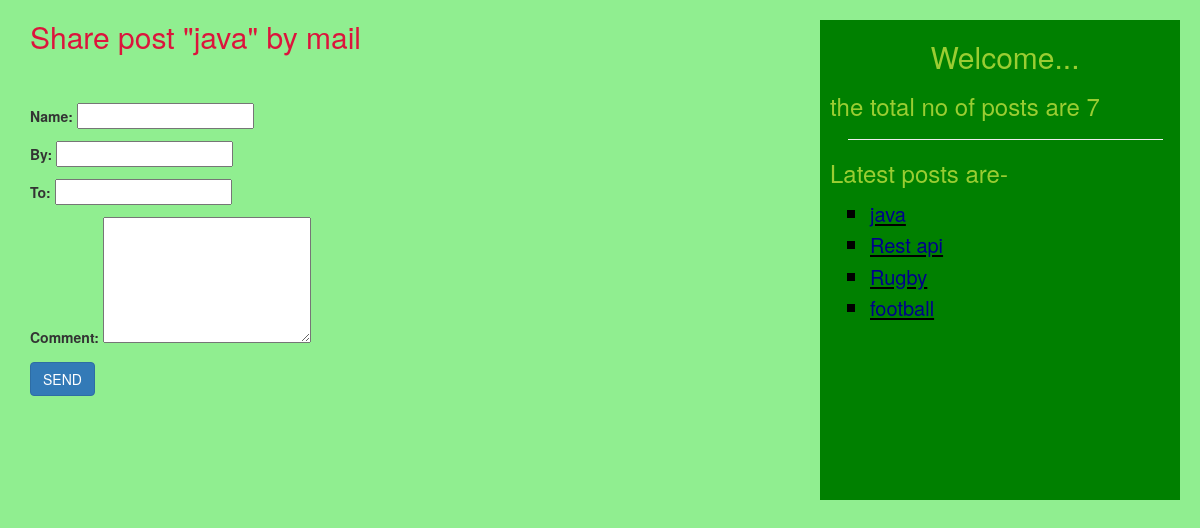
Page /share/9 on the committed database.
### blogApp/models.py (models this page shows, shortened)
class Post(models.Model):
    STATUS_CHOICES=(('draft','DRAFT'),('published','PUBLISHED'))
    title=models.CharField(max_length=200)
    slug=models.SlugField(unique_for_date='publish',max_length=250)
    author=models.ForeignKey(User,related_name='blog_posts',on_delete=models.CASCADE)
    body=models.TextField()
    publish=models.DateTimeField(default=timezone.now)
    created=models.DateTimeField(auto_now_add=True)
    updated=models.DateTimeField(auto_now=True)
    status=models.CharField(max_length=10,choices=STATUS_CHOICES,default='draft')
    objects=Manager()
    tags=TaggableManager()
    class Meta:
        ordering=('-publish',)
    def get_absolute_url(self):
        return reverse('detail',args=[self.publish.year,self.publish.strftime('%m'),
                                      self.publish.strftime('%d'),self.slug])

### blogApp/views.py (the view, shortened to what this page needs)
# urls.py: path('share/<int:id>',views.sharebymail,name='share'),
def sharebymail(request,id):
    post=Post.objects.get(id=id,status='published')
    form=EmailForm()
    sent=False
    return render(request,"sharebymail.html",{'form':form,'post':post,'sent':sent})

### blogApp/forms.py
class EmailForm(forms.Form):
    Name=forms.CharField()
    by=forms.EmailField()
    to=forms.EmailField()
    comment=forms.CharField(required=False,widget=forms.Textarea(attrs={'rows':6,'cols':25}))

### blogApp/models.py (called while the page is built)
    def get_queryset(self):
        return super().get_queryset().filter(status='published')

### blogApp/templatetags/blog_tag.py (called while the page is built)
@register.simple_tag(name='mytag')
def total_posts():
    post=Post.objects.count()
    return post

@register.inclusion_tag('latestpost.html',name='mytag2')
def show_latest_posts(count=2):
    latest_posts=Post.objects.order_by('-publish')[:count]
    return {'latest_posts':latest_posts}

### templates/sharebymail.html (shortened to what this page needs)
{% extends 'base.html'%}
{% load static %}
{% block bodycontent %}
    <html>
        <head></head>
        <body>
        <div class="container">
            <h2 style="margin-bottom: 50px">Share post "{{ post.title }}" by mail</h2>
            <form method="post">
            {{ form.as_p }}
            <button class="btn btn-primary" type="submit" >SEND</button>
            </form>
        </div>
        </body>
        </html>
{% endblock %}

### templates/latestpost.html
<html>
<head>
</head>
<body>
<ul style="list-style: square;font-size: 22px;color: black">
    {% for post in latest_posts %}
        <li><u><a style="color: darkblue;font-size:20px" href="{{ post.get_absolute_url }}">{{ post.title }}</a></u></li>
    {% endfor %}
</ul>
</body>
</html>

### blogApp/static/blog.css (style rules this page uses)
h2 { color:crimson; }
body { background-color: lightgreen; }

### rows in the picture
Post: title "java"
Post: title "Rest api"
Post: title "Rugby"
Post: title "football"
